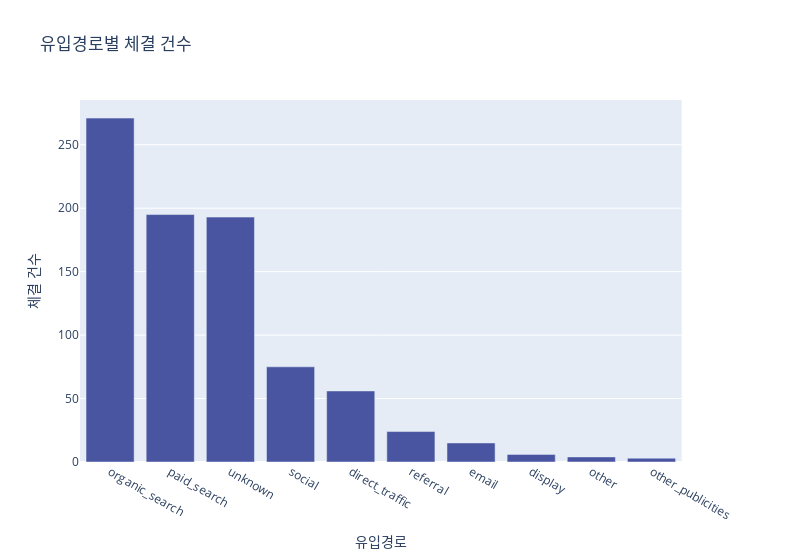

Source (notebook cell):
### Code cell
won_counts = mql.groupby('origin')['seller_id'].count().sort_values(ascending=False).reset_index()

# make_subplots를 사용하여 서로 다른 유형의 그래프 생성
fig = make_subplots(specs=[[{"secondary_y": True}]])

# 첫 번째 그래프 추가 (막대 그래프)
fig.add_trace(
    go.Bar(
        x=won_counts['origin'],
        y=won_counts['seller_id'],
        name='체결 건수',
        marker_color='#4A55A2'  # 막대 그래프 색상 지정
    ),
    secondary_y=False
)

# 레이아웃 설정
fig.update_layout(
    title='유입경로별 체결 건수',  # 전체 그래프의 제목
    xaxis=dict(title='유입경로'),
    yaxis=dict(title='체결 건수'),
    legend=dict(),
    width=800
)

fig.show()

### Figure 1 — Plotly figure (JSON) as saved in the notebook; plotly's stock layout.template omitted (floating-point values rounded to 4 significant figures)
{"data": [{"marker": {"color": "#4A55A2"}, "name": "체결 건수", "type": "bar", "x": ["organic_search", "paid_search", "unknown", "social", "direct_traffic", "referral", "email", "display", "other", "other_publicities"], "xaxis": "x", "y": [271, 195, 193, 75, 56, 24, 15, 6, 4, 3], "yaxis": "y"}], "layout": {"title": {"text": "유입경로별 체결 건수"}, "width": 800, "xaxis": {"anchor": "y", "domain": [0, 0.94], "title": {"text": "유입경로"}}, "yaxis": {"anchor": "x", "domain": [0, 1], "title": {"text": "체결 건수"}}, "yaxis2": {"anchor": "x", "overlaying": "y", "side": "right"}}}
